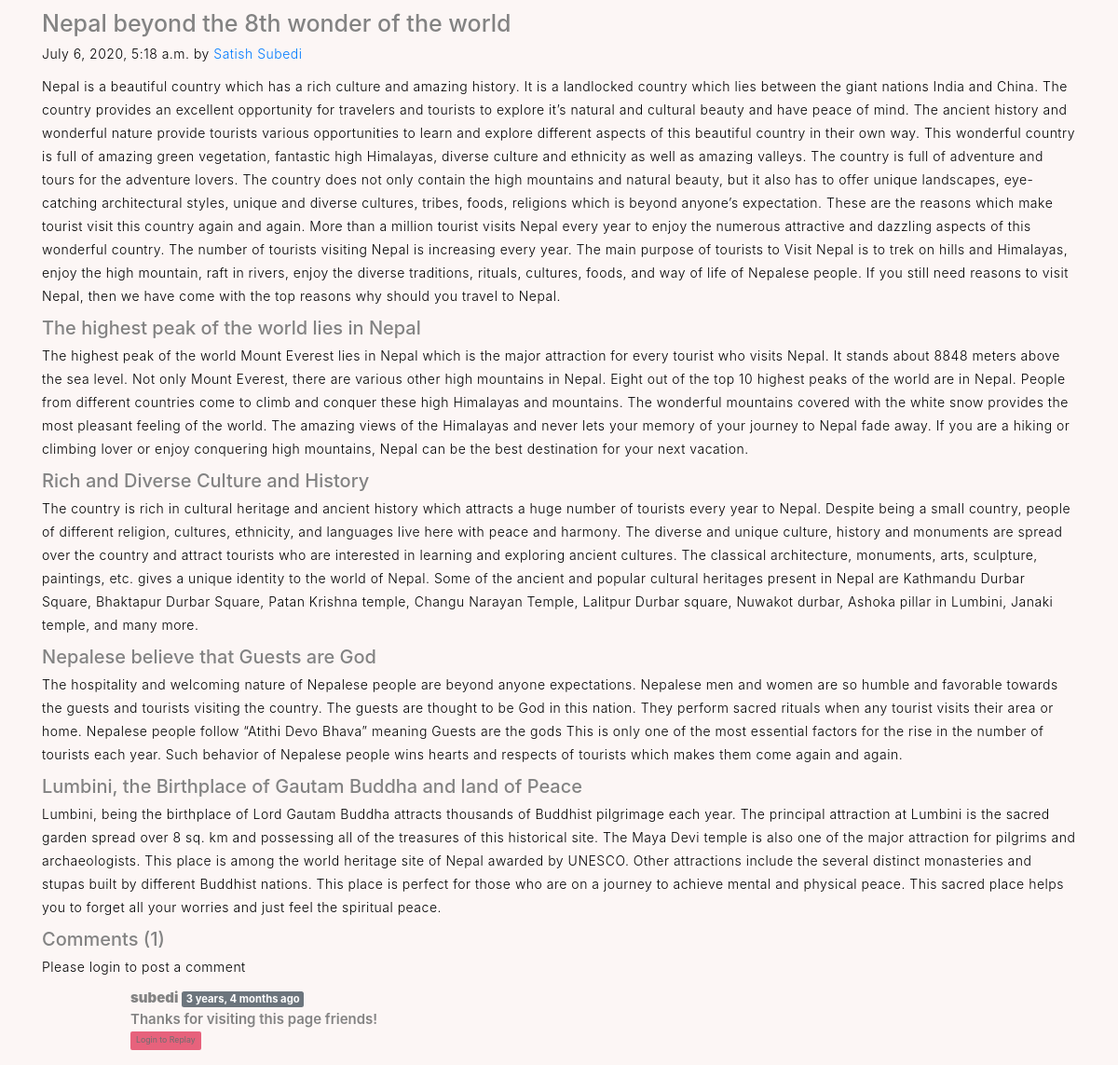
The page /blog/blogpost/1 on the database its author committed.
### blog/models.py (models this page shows, shortened)
class Post(models.Model):
    sno = models.AutoField(primary_key=True)
    title = models.CharField(max_length=50)
    content = models.TextField(max_length=5000)
    auther = models.CharField(max_length=50)
    slug = models.CharField(max_length=130)
    timestamp = models.DateTimeField(blank=True)
    Thumbnail = models.ImageField(upload_to='sas/images', default="")

class Blogcomment(models.Model):
	sno = models.AutoField(primary_key = True)
	comment = models.TextField()
	user = models.ForeignKey(User, on_delete=models.CASCADE)
	post = models.ForeignKey(Post, on_delete=models.CASCADE)
	parent = models.ForeignKey('self', on_delete=models.CASCADE, null=True)
	timestamp = models.DateTimeField(default=now)

### blog/views.py (the view)
# urls.py: path("blogpost/<str:slug>", views.blogpost,name="blogpost"),
def blogpost(request, slug):
    post = Post.objects.filter(slug=slug).first()
    comments = Blogcomment.objects.filter(post=post,parent=None)
    replies = Blogcomment.objects.filter(post=post).exclude(parent=None)
    replyDict = {}
    for reply in replies:
    	if reply.parent.sno not in replyDict.keys():
    		replyDict[reply.parent.sno] = [reply]
    	else:
    		replyDict[reply.parent.sno].append(reply)
    context = {'post':post,'comments':comments,'user':request.user,'replyDict':replyDict}
    return render(request, 'blog/blogpost.html',context)

### blog/templatetags/extras.py (called while the page is built)
@register.filter(name='get_val')
def get_val(dict,key):
	return dict.get(key)

### blog/templates/blog/blogpost.html (shortened to what this page needs)
<!doctype html>
<html lang="en">
  <head>
    <link rel="stylesheet" href="https://stackpath.bootstrapcdn.com/font-awesome/4.7.0/css/font-awesome.min.css">
    {% load static %}
    <link rel="stylesheet"  href="/static/css/basic.css" type="text/css">
    <link rel="stylesheet" href="https://stackpath.bootstrapcdn.com/bootstrap/4.5.0/css/bootstrap.min.css">
    <link rel="stylesheet" href="https://stackpath.bootstrapcdn.com/bootstrap/4.5.0/css/bootstrap.min.css">
  </head>
  <body style="background-color: #FCF6F5FF;
      margin: 0 0 10px;font-size: 15px;
      font-weight: 600;
      color: #838383">
{% load humanize %}
{% load extras %}
  <div class="container my-3">
    <h1 class="bog-post-title">{{post.title}}</h1>
     <p class="blog-post-meta">{{post.timestamp}} by <a href="">{{post.auther}}</a> </p>
     <p style="font-size: 15px;
      font-weight: 600;
      color: #838383;">{{post.content|safe}}</p>
  </div>
  <div class="container">
  	<h2>Comments ({{comments.count}})</h2>
    <div class="my-2">
      {% if user.is_authenticated %}
      <form action="/blog/postcomment" method="post">{% csrf_token %}
       <div class="form-group">
          <label>Post Comment</label>
          <input type="text" class="form-control" name="comment" placeholder="comment">
       </div>
        <input type="hidden" name="postSno" value="{{post.sno}}">
         <input type="hidden" name="parentSno" value="">
        <button type="submit" class="btn" style="background-color: crimson;">Submit</button>
      </form>
      {% else %}
      <p>Please login to post a comment</p>
      {% endif %}
    </div>
    {% for comment in comments %}
  	<div class="row my-3">
  		<div class="col-md-1 ">
      </div>
  		<div class="col-md-11 ">
        <b>{{comment.user.username}}</b>  <span class="badge badge-secondary">{{comment.timestamp | naturaltime}}</span>
        <div>{{comment.comment}}</div>
        <div class="replay mx-0">
      {% if user.is_authenticated %}
        <button class="btn btn-sm btn" type="button" data-toggle="collapse" data-target="#replayBox{{comment.sno}}" aria-expanded="false" aria-controls="replayBox{{comment.sno}}" style="background-color: crimson;">
          Reply
        </button>
      <div class="collapse" id="replayBox{{comment.sno}}">
        <div class="card card-body my-2">
          <form action="/blog/postcomment" method="post">{% csrf_token %}
             <div class="form-group">
                <label>Reply Comment</label>
                <input type="text" class="form-control" name="comment" placeholder="Replay">
                <input type="hidden" name="parentSno" value="{{comment.sno}}">
             </div>
              <input type="hidden" name="postSno" value="{{post.sno}}">
              <button type="submit" class="btn" style="background-color: crimson;">Submit</button>
          </form>
          </div>
         </div>
         {% else %}
           <button class="btn btn-sm btn" type="button" data-toggle="collapse" data-target="#replayBox{{comment.sno}}" aria-expanded="false" aria-controls="replayBox{{comment.sno}}" disabled style="background-color: crimson;">
          Login to Replay
        </button>
         {% endif %}
        </div>
      </div>
  	</div>
    {% endfor %}
  </div>
  </body>
</html>

### static/css/basic.css (style rules this page uses)
* { padding: 0; margin: 0; box-sizing: border-box; }
html { font-size: 10px; font-family: 'Montserrat', sans-serif; scroll-behavior: smooth; }
a { text-decoration: none; }
p { color: black; font-size: 1.4rem; margin-top: 5px; line-height: 2.5rem; font-weight: 300; letter-spacing: .05rem; }
.container { max-width: 1140px; margin: auto; }
.row { display: flex; flex-wrap: wrap; }

### rows shown on the page
Post: title "Nepal beyond the 8th wonder of the world", timestamp "July 6, 2020, 5:18 a.m.", auther "Satish Subedi", content "Nepal is a beautiful country which has a rich culture and amazing history. It is a landlocked country which lies between the giant nations India and China. The country provides an excellent opportunity for travelers and tourists to explore it’s natural and cultural beauty and have peace of mind. The ancient history and wonderful nature provide tourists various opportunities to learn and explore different aspects of this beautiful country in their own way. This wonderful country is full of amazing green vegetation, fantastic high Himalayas, diverse culture and ethnicity as well as amazing valleys. The country is full of adventure and tours for the adventure lovers. The country does not only…"
Blogcomment: user.username "subedi", timestamp "3 years, 4 months ago", comment "Thanks for visiting this page friends!"

### other values the page prints
{{ comments.count }} "1"
